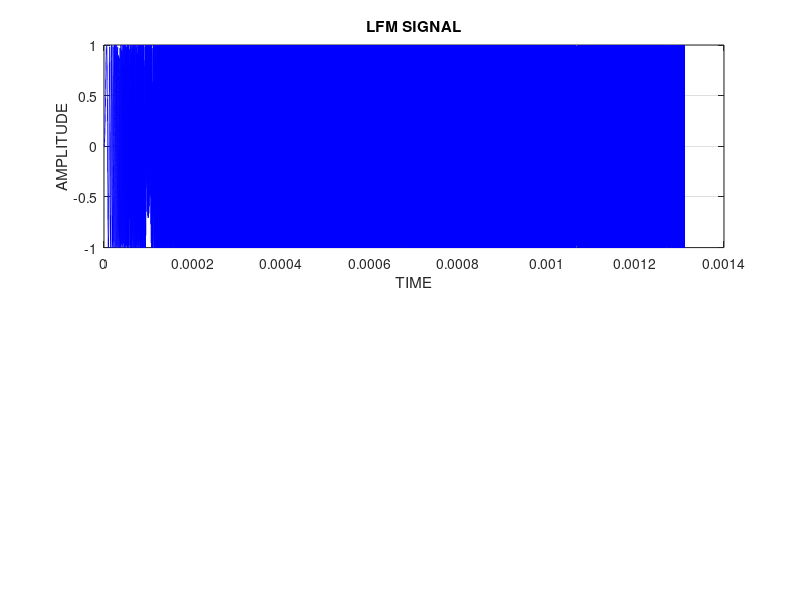

The MATLAB source for this figure:
close all;
clear all;
clc;

%MATLAB CODE FOR GETTING 64 SAMPLES PER EACH FREQUENCIES


Fs   = 100e6;                  %sampling frequency of 100MHz
t    = 0:1/Fs:1310720e-9;      %entire signal duration of 1310720ns (640 * 2048)
f    = 5e3;                    %incrementing frequency of 5KHz(0Hz to 10.24MHz)
fi   = [];
temp = 0;

for i=1:131073
  if(rem(i,64) == 0)           %64 samples of each frequency
    fi   = [fi temp];
    temp = temp + f;
  else
    fi = [fi temp];
  endif
end

y = sin (2 * pi * t .* fi );
%z = num2hex(y);
fprintf('%f\n',y);

%plot 1
subplot(2,1,1);
plot(t,y,'b');
xlabel("TIME");
ylabel("AMPLITUDE");
title("LFM SIGNAL");
grid
